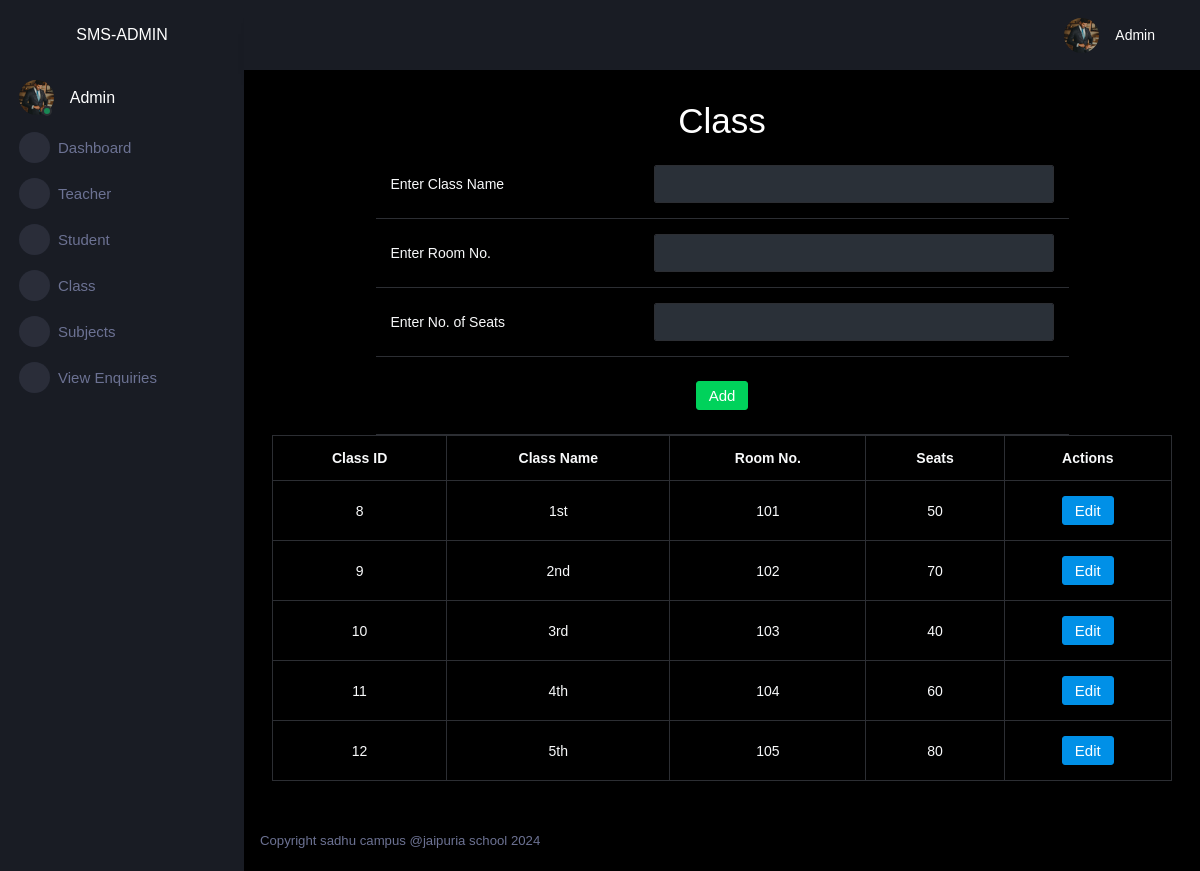
Screenshot of /adminapp/classes (signed in) with the database file from the repository.
### user/models.py (models this page shows)
class Class(models.Model):
    id=models.BigAutoField(primary_key=True)
    name=models.CharField(max_length=25)
    roomno=models.CharField(max_length=20)
    seats=models.IntegerField()

### adminapp/views.py (the view, shortened to what this page needs)
# urls.py: path('classes',views.classes,name="classes"),
@cache_control(no_store=True,no_cache=True,must_revalidate=True)
def classes(request):
        if request.session['username']!=None:
            c=Class.objects.all()
            return render(request,'classes.html',locals())
            return(redirect('login'))

### adminapp/templates/classes.html (shortened to what this page needs)
{% extends "adminparent.html" %}
{% block body %}
    <div class="row">
        <div class="col-sm-12">
            <h1 style="text-align:center;">Class</h1>
              <form action="" method="post" class="row">
                <table class="table text-light w-75 mx-auto">
                    <tr>
                        <td>Enter Class Name</td>
                        <td>
                            <input type="text" name="name" class="form-control">
                        </td>
                    </tr>
                    <tr>
                        <td>Enter Room No.</td>
                        <td>
                            <input type="text" name="roomno" class="form-control">
                        </td>
                    </tr>
                    <tr>
                        <td>Enter No. of Seats</td>
                        <td>
                            <input type="text" name="seats" class="form-control">
                        </td>
                    </tr>
                    <tr>
                        <td colspan="2" class="p-4 text-center">
                            <button type="submit" class="btn btn-success">Add</button>
                        </td>
                    </tr>
                </table>
              </form>
        </div>
    </div>
    <div class="row">
        <div class="col-sm-12">
            <table class="table table-bordered text-center text-light">
                <tr>
                    <th>Class ID</th>
                    <th>Class Name</th>
                    <th>Room No.</th>
                    <th>Seats</th>
                    <th>Actions</th>
                </tr>
                {% for cl in c %}
                <tr>
                    <td>{{cl.id}}</td>
                    <td>{{cl.name}}</td>
                    <td>{{cl.roomno}}</td>
                    <td>{{cl.seats}}</td>
                    <td>
                        <a href="{% url 'adminapp:editclass' id=cl.id %}" class="btn btn-primary">Edit</a>
                    </td>
                </tr>
                {% endfor %}
            </table>
        </div>
    </div>
{% endblock body %}

### adminapp/templates/adminparent.html (style rules this page uses)
input { color:white !important; }
::placeholder { color:white !important; }

### rows the page displays
Class: id "8", name "1st", roomno "101", seats "50"
Class: id "9", name "2nd", roomno "102", seats "70"
Class: id "10", name "3rd", roomno "103", seats "40"
Class: id "11", name "4th", roomno "104", seats "60"
Class: id "12", name "5th", roomno "105", seats "80"
